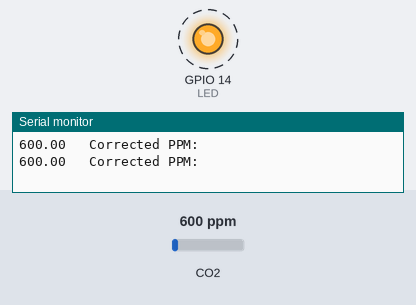
This sketch was run on a simulated ESP32. Shown: output pins drawn as LEDs (lit = HIGH), the last lines printed to the serial monitor. Dashed ring = blinking. The test bench sets the inputs (shaded band); at power-on: CO2 600 ppm.

Above: at 1.2 s.
1.3 s: CO2 set to 969 ppm
4.3 s: CO2 set to 1036 ppm
At 5.6 s:
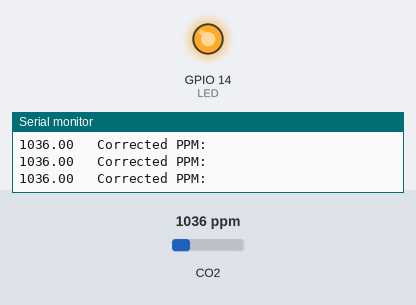
6.0 s: CO2 set to 452 ppm
At 6.67 s:
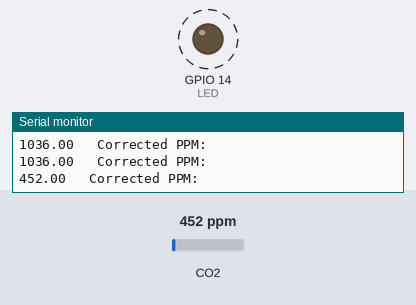
9.0 s: CO2 set to 1050 ppm
At 9.5 s:
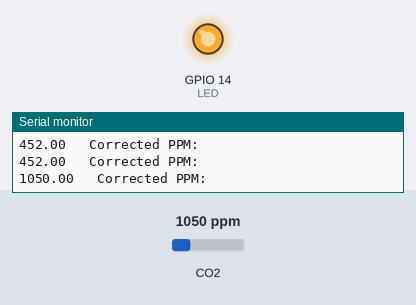
Timing chart, 0 to 11.7 s (numbered marks = the images above; inputs shaded):
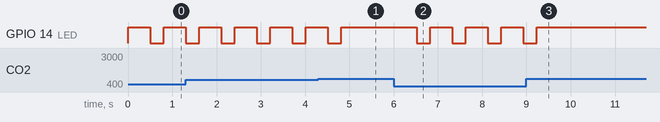

The sketch:

MQ135.ino
```cpp
#include <MQ135.h>

/*  MQ135 gas sensor
    Datasheet can be found here: https://www.olimex.com/Products/Components/Sensors/SNS-MQ135/resources/SNS-MQ135.pdf

    Application
    They are used in air quality control equipments for buildings/offices, are suitable for detecting of NH3, NOx, alcohol, Benzene, smoke, CO2, etc

    Original creator of this library: https://github.com/GeorgK/MQ135
*/

#define PIN_MQ135 35
#define LED 14
MQ135 mq135_sensor(PIN_MQ135);

float temperature = 21.0; // Assume current temperature. Recommended to measure with DHT22
float humidity = 25.0; // Assume current humidity. Recommended to measure with DHT22

void setup() {
  Serial.begin(9600);
  pinMode(LED,OUTPUT);
}

void loop() {
  float rzero = mq135_sensor.getRZero();
  float correctedRZero = mq135_sensor.getCorrectedRZero(temperature, humidity);
  float resistance = mq135_sensor.getResistance();
  float ppm = mq135_sensor.getPPM();
  float correctedPPM = mq135_sensor.getCorrectedPPM(temperature, humidity);
  Serial.print(ppm);
  Serial.println("\t Corrected PPM: ");
  if(ppm > 1000){
    digitalWrite(LED,HIGH);
  }
  else{
    digitalWrite(LED,HIGH);
    delay(500);
    digitalWrite(LED,LOW);
  }
  delay(300);
}
```

Measured:
- the behaviour switches between 1000 and 1001 ppm on CO2 (found by bisection; images 0 and 1)
- after the input at 4.3 s, GPIO 14 (LED): goes on until 4.8 s, then stays HIGH
- after the input at 6.0 s, GPIO 14 (LED): alternates HIGH for 0.50 s and LOW for 0.30 s, starting after 0.52 s
- after the input at 9.0 s, GPIO 14 (LED): goes on until 9.2 s, then stays HIGH
- by itself, GPIO 14 (LED): alternates HIGH for 0.50 s and LOW for 0.30 s
